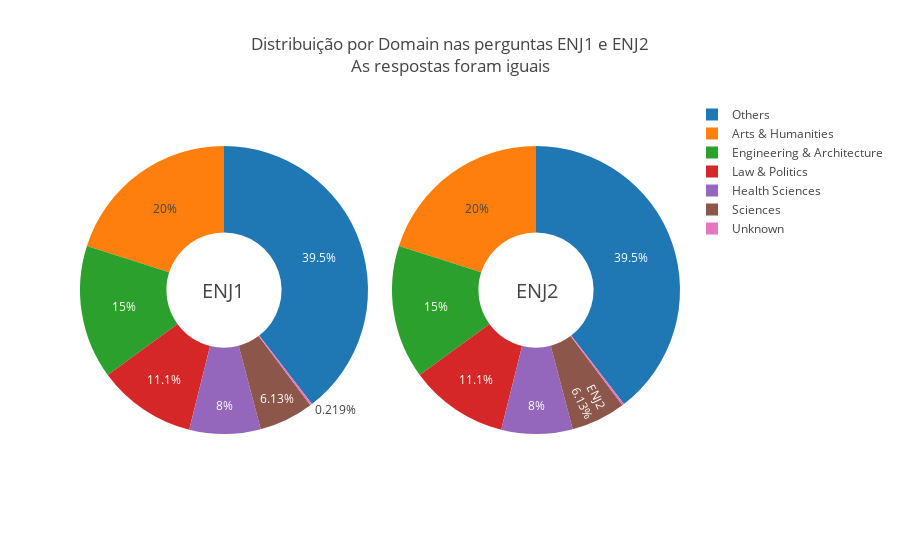

Source (notebook cell):
### Code cell
# Analise gráfica das perguntas ENJ1 e ENJ2
EDA6 = spSession.sql("SELECT 'ENJ1' AS ENJ, att1.DESCRIPTION AS Domain, COUNT(*) AS Amount " +
                     "FROM " +
                     "wiki4HE_TB wik " + 
                     "  JOIN attributeInformation_TB att1 " +
                     "    ON (wik.DOMAIN = att1.ID AND att1.COLUMN = 'DOMAIN') " +
                     "  JOIN attributeInformation_TB att2 " +
                     "    ON (wik.ENJ1 = att2.ID AND att2.COLUMN = 'LikertScale')" +
                     "GROUP BY att1.DESCRIPTION "
                    )

EDA7 = spSession.sql("SELECT 'ENJ2' AS ENJ, att1.DESCRIPTION AS Domain, COUNT(*) AS Amount " +
                     "FROM " +
                     "wiki4HE_TB wik " + 
                     "  JOIN attributeInformation_TB att1 " +
                     "    ON (wik.DOMAIN = att1.ID AND att1.COLUMN = 'DOMAIN') " +
                     "  JOIN attributeInformation_TB att2 " +
                     "    ON (wik.ENJ2 = att2.ID AND att2.COLUMN = 'LikertScale')" +
                     "GROUP BY att1.DESCRIPTION "
                    )

fig = {
  "data": [
    {
      "values": EDA6.toPandas()['Amount'].values.T.tolist(),
      "labels": EDA6.toPandas()['Domain'].values.T.tolist(),
      "domain": {"x": [0, .48]},
      "name": "ENJ1",
      "hoverinfo":"label+percent+name",
      "hole": .4,
      "type": "pie"
    },
    {
      "values": EDA7.toPandas()['Amount'].values.T.tolist(),
      "labels": EDA7.toPandas()['Domain'].values.T.tolist(),
      "text":["ENJ2"],
      "textposition":"inside",
      "domain": {"x": [.52, 1]},
      "name": "ENJ2",
      "hoverinfo":"label+percent+name",
      "hole": .4,
      "type": "pie"
    }],
  "layout": {
        "title":"Distribuição por Domain nas perguntas ENJ1 e ENJ2<br>As respostas foram iguais",
        "annotations": [
            {
                "font": {
                    "size": 20
                },
                "showarrow": False,
                "text": "ENJ1",
                "x": 0.20,
                "y": 0.5
            },
            {
                "font": {
                    "size": 20
                },
                "showarrow": False,
                "text": "ENJ2",
                "x": 0.8,
                "y": 0.5
            }
        ]
    }
}
plotly.offline.iplot(fig)
##################################################################################

### Figure 1 — Plotly figure (JSON) as saved in the notebook; plotly's stock layout.template omitted (floating-point values rounded to 4 significant figures)
{"data": [{"domain": {"x": [0, 0.48]}, "hole": 0.4, "hoverinfo": "label+percent+name", "labels": ["Sciences", "Unknown", "Arts & Humanities", "Others", "Health Sciences", "Law & Politics", "Engineering & Architecture"], "name": "ENJ1", "type": "pie", "uid": "a84798c1-9bf8-482d-9f64-10ef19808ae9", "values": [56, 2, 183, 361, 73, 101, 137]}, {"domain": {"x": [0.52, 1]}, "hole": 0.4, "hoverinfo": "label+percent+name", "labels": ["Sciences", "Unknown", "Arts & Humanities", "Others", "Health Sciences", "Law & Politics", "Engineering & Architecture"], "name": "ENJ2", "text": ["ENJ2"], "textposition": "inside", "type": "pie", "uid": "479d4225-f7e7-487a-a21b-0d6c6b1953c1", "values": [56, 2, 183, 361, 73, 101, 137]}], "layout": {"annotations": [{"font": {"size": 20}, "showarrow": false, "text": "ENJ1", "x": 0.2, "y": 0.5}, {"font": {"size": 20}, "showarrow": false, "text": "ENJ2", "x": 0.8, "y": 0.5}], "title": "Distribuição por Domain nas perguntas ENJ1 e ENJ2<br>As respostas foram iguais"}}
